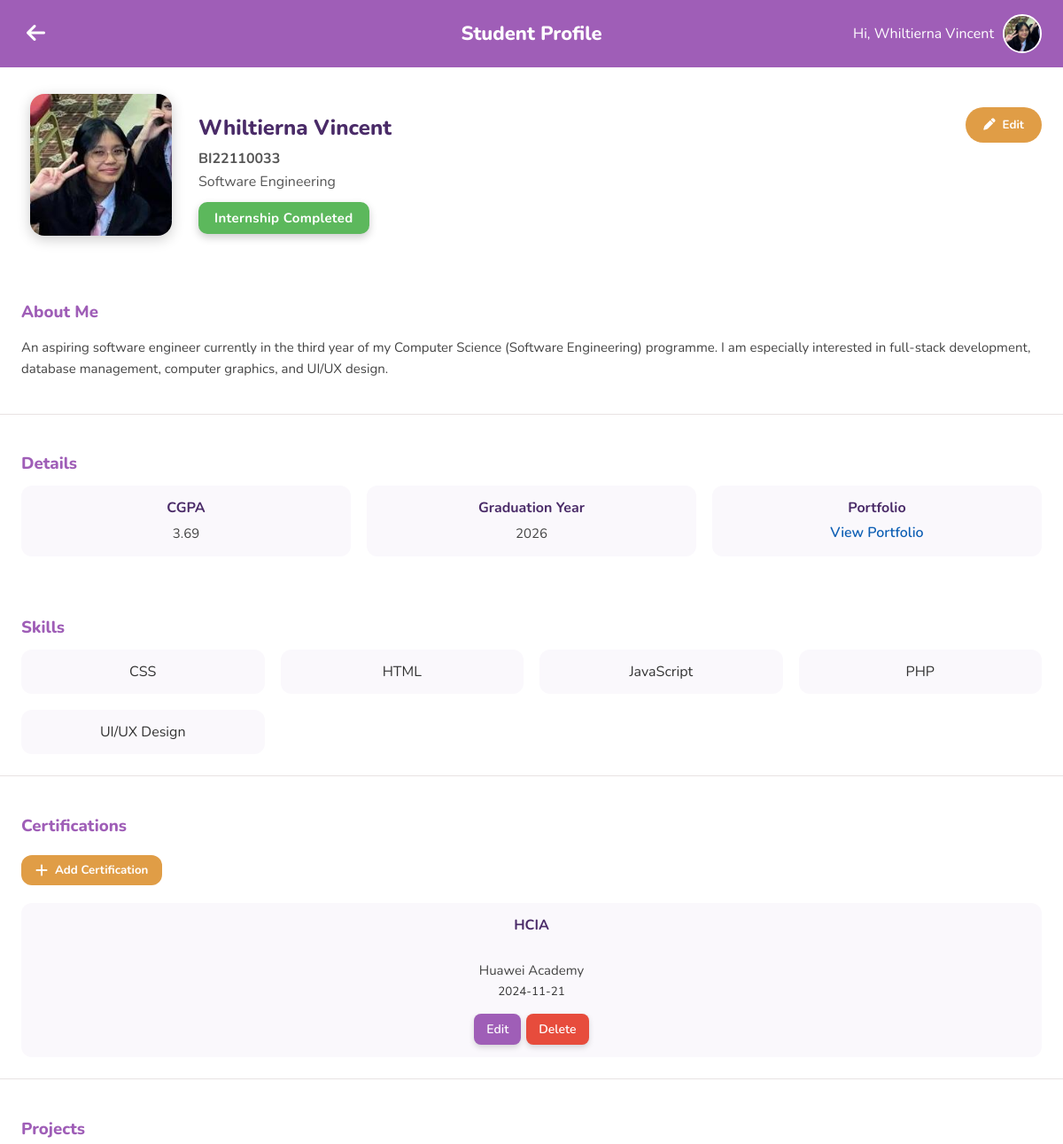
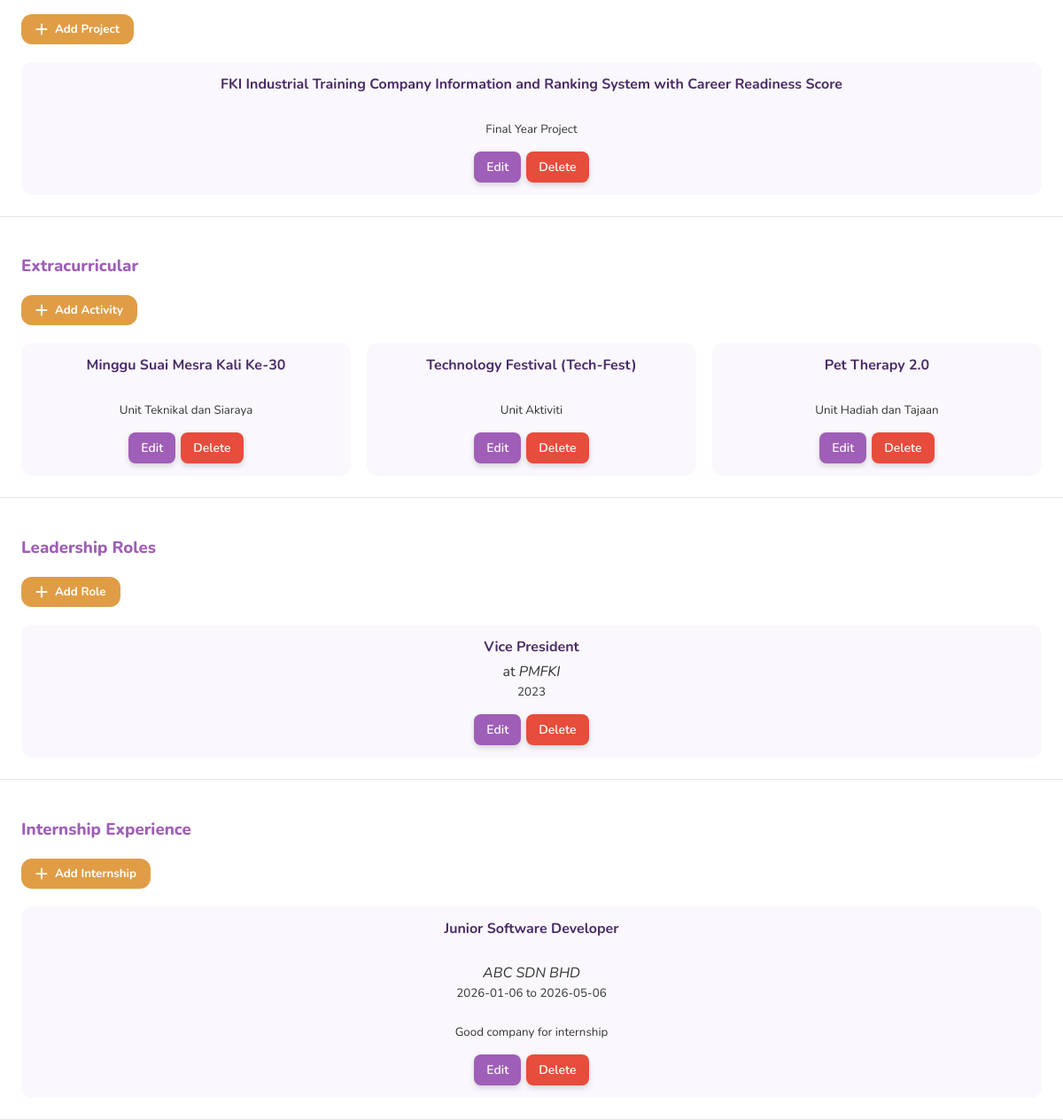
Screenshot of /student_profile.php (signed in) with the database file from the repository (2 pictures, top to bottom).
### tables this page shows
CREATE TABLE `student` (
  `student_id` varchar(20) NOT NULL,
  `program_code` int(11) DEFAULT NULL,
  `contact_number` varchar(20) DEFAULT NULL,
  `ic_passport_no` varchar(30) DEFAULT NULL,
  `cgpa` decimal(3,2) DEFAULT NULL,
  `graduation_year` int(11) DEFAULT NULL,
  `internship_status` enum('LOOKING','ONGOING','COMPLETED') DEFAULT NULL,
  `portfolio_link` varchar(255) DEFAULT NULL,
  `profile_picture` varchar(255) DEFAULT NULL,
  `about` text DEFAULT NULL,
  `supervisor_id` varchar(10) DEFAULT NULL
);

CREATE TABLE `program` (
  `program_code` int(11) NOT NULL,
  `program_name` varchar(255) NOT NULL
);

CREATE TABLE `skill_master` (
  `skill_id` int(11) NOT NULL,
  `skill_name` varchar(50) NOT NULL
);

CREATE TABLE `certification` (
  `cert_id` int(11) NOT NULL,
  `student_id` varchar(20) DEFAULT NULL,
  `cert_name` varchar(100) NOT NULL,
  `issuer` varchar(100) DEFAULT NULL,
  `cert_url` varchar(255) DEFAULT NULL,
  `date_obtained` date DEFAULT NULL
);

CREATE TABLE `project` (
  `project_id` int(10) UNSIGNED NOT NULL,
  `student_id` varchar(20) DEFAULT NULL,
  `project_title` varchar(100) NOT NULL,
  `project_link` varchar(255) DEFAULT NULL,
  `description` text DEFAULT NULL
);

CREATE TABLE `extracurricular` (
  `id` int(11) NOT NULL,
  `student_id` varchar(20) DEFAULT NULL,
  `activity` varchar(100) NOT NULL,
  `description` text DEFAULT NULL
);

CREATE TABLE `leadership_role` (
  `id` int(11) NOT NULL,
  `student_id` varchar(20) DEFAULT NULL,
  `role_title` varchar(100) NOT NULL,
  `organization` varchar(100) NOT NULL,
  `year` int(11) DEFAULT NULL
);

CREATE TABLE `internship_experience` (
  `experience_id` int(11) NOT NULL,
  `student_id` varchar(20) DEFAULT NULL,
  `company_id` int(11) DEFAULT NULL,
  `position` varchar(100) NOT NULL,
  `start_date` date NOT NULL,
  `end_date` date NOT NULL,
  `reflection` text DEFAULT NULL,
  `internship_cert_url` varchar(255) DEFAULT NULL
);

CREATE TABLE `company` (
  `company_id` int(11) NOT NULL,
  `company_name` varchar(100) NOT NULL,
  `nature` enum('GOVERNMENT','PRIVATE','MULTINATIONAL','OTHERS') NOT NULL,
  `address` varchar(255) NOT NULL,
  `email` varchar(100) DEFAULT NULL,
  `phone` varchar(100) DEFAULT NULL,
  `website_link` varchar(100) DEFAULT NULL,
  `logo_url` varchar(100) DEFAULT NULL,
  `description` text NOT NULL,
  `average_rating` decimal(3,2) DEFAULT NULL,
  `focus_area` enum('SOFTWARE DEVELOPMENT','NETWORK & INFRASTRUCTURE','DATA SCIENCE','UI/UX','CYBERSECURITY','BUSINESS IT','ARTIFICIAL INTELLIGENCE','WEB DEVELOPMENT','MOBILE APP DEVELOPMENT','CLOUD COMPUTING','IOT','DIGITAL MARKETING','GAME DEVELOPMENT','OTHERS') NOT NULL,
  `city` varchar(100) NOT NULL,
  `state` varchar(100) NOT NULL,
  `created_by` varchar(20) DEFAULT NULL,
  `status` enum('pending','approved') DEFAULT 'pending'
);

### student_profile.php (the view, shortened to what this page needs)
<?php
require_once 'db.php';
$user_id = $_SESSION['user_id'];
$name = $_SESSION['name'] ?? 'Student';
$allSkills = [];
$skillsQuery = $conn->query("SELECT skill_id, skill_name FROM skill_master ORDER BY skill_name ASC");
while ($row = $skillsQuery->fetch_assoc()) {
    $allSkills[] = $row;
}
$studentSkills = [];
$studentSkillQuery = $conn->prepare("SELECT skill_id FROM skill WHERE student_id = ?");
$studentSkillQuery->bind_param("s", $user_id);
$studentSkillQuery->execute();
$resultSkills = $studentSkillQuery->get_result();
while ($row = $resultSkills->fetch_assoc()) {
    $studentSkills[] = $row['skill_id'];
}
$query = $conn->prepare("
    SELECT s.*, p.program_name
    FROM student s
    LEFT JOIN program p ON s.program_code = p.program_code
    WHERE s.student_id = ?
");
$query->bind_param("s", $user_id);
$query->execute();
$result = $query->get_result();
$student = $result->fetch_assoc();
?>
<!DOCTYPE html>
<html lang="en">
<head>
<link rel="stylesheet" href="https://cdnjs.cloudflare.com/ajax/libs/font-awesome/6.5.0/css/all.min.css">
</head>
<body>
<header>
  <button class="hamburger" onclick="window.location.href='student_dashboard.php'">
    <i class="fas fa-arrow-left"></i>
  </button>
  <h1>Student Profile</h1>
  <div class="welcome">
    Hi, <?php echo htmlspecialchars($name); ?>
    <img src="<?php echo htmlspecialchars($student['profile_picture'] ?? 'img/default_profile.png'); ?>" alt="Profile">
  </div>
</header>
<div class="container">
  <div class="profile-card">
    <div class="top-row">
      <div class="profile-picture-container">
        <img src="<?php echo htmlspecialchars($student['profile_picture'] ?? 'img/default_profile.png'); ?>"
             class="profile-picture-left" alt="Profile Picture">
      </div>
      <div class="profile-info">
        <h2><?php echo htmlspecialchars($name); ?></h2>
        <p><strong><?php echo htmlspecialchars($student['student_id']); ?></strong></p>
        <p><?php echo htmlspecialchars($student['program_name'] ?? 'Program not set'); ?></p>
        <?php
        $status = $student['internship_status'] ?? 'LOOKING';
        $badgeClass = '';
        switch($status) {
            case 'COMPLETED':
                $badgeClass = 'status-completed';
                break;
        }
        ?>
        <div class="status-badge <?php echo $badgeClass; ?>">
            <?php
            if ($status == 'LOOKING') echo 'Looking for Internship';
            elseif ($status == 'ONGOING') echo 'Internship In-Progress';
            else echo 'Internship Completed';
            ?>
        </div>
      </div>
      <button class="btn-edit" onclick="openModal()"><i class="fas fa-pen"></i> Edit</button>
    </div>
    <div class="section about-section">
      <h3>About Me</h3>
      <p><?php echo nl2br(htmlspecialchars($student['about'] ?? 'No bio yet.')); ?></p>
    </div>
    <div class="section details-section">
      <h3>Details</h3>
      <div class="details-grid">
        <div class="details-item">
          <strong>CGPA</strong>
          <span><?php echo htmlspecialchars($student['cgpa'] ?? '-'); ?></span>
        </div>
        <div class="details-item">
          <strong>Graduation Year</strong>
          <span><?php echo htmlspecialchars($student['graduation_year'] ?? '-'); ?></span>
        </div>
        <div class="details-item">
          <strong>Portfolio</strong>
          <?php if (!empty($student['portfolio_link'])): ?>
            <a href="<?php echo htmlspecialchars($student['portfolio_link']); ?>"
                target="_blank" class="portfolio-link">
                View Portfolio
            </a>
          <?php else: ?>
            <span>-</span>
          <?php endif; ?>
        </div>
      </div>
    </div>
  </div>
</div>
<div class="section skills-section">
  <h3>Skills</h3>
  <div class="details-grid">
    <?php if (!empty($studentSkills)): ?>
      <?php
        foreach ($allSkills as $skill) {
            if (in_array($skill['skill_id'], $studentSkills)) {
                echo '<div class="details-item">' . htmlspecialchars($skill['skill_name']) . '</div>';
            }
        }
      ?>
    <?php else: ?>
      <p>No skills added yet.</p>
    <?php endif; ?>
  </div>
</div>
<div class="section">
  <h3>Certifications</h3>
  <button type="button" class="dynamic-add-btn" onclick="openCertModal()">
    <i class="fas fa-plus"></i> Add Certification
  </button>
  <div id="certificationsContainer" class="details-grid">
  <?php
  $certQuery = $conn->prepare("SELECT * FROM certification WHERE student_id=? ORDER BY date_obtained DESC");
  $certQuery->bind_param("s", $user_id);
  $certQuery->execute();
  $resultCerts = $certQuery->get_result();
  while ($cert = $resultCerts->fetch_assoc()) {
      echo '<div class="details-item" data-cert-id="'.$cert['cert_id'].'">';
      echo '<strong>' . htmlspecialchars($cert['cert_name']) . '</strong><br>';
      echo '<span>' . htmlspecialchars($cert['issuer']) . '</span><br>';
      if (!empty($cert['date_obtained'])) {
          echo '<small>' . htmlspecialchars($cert['date_obtained']) . '</small><br>';
      }
      echo '<button type="button" onclick="editCertification(' . $cert['cert_id'] . ')" class="dynamic-btn-edit">Edit</button>';
      echo '<button type="button" onclick="deleteCertification(' . $cert['cert_id'] . ', this)" class="dynamic-btn-delete">Delete</button>';
      echo '</div>';
  }
  ?>
  </div>
</div>
<div class="section">
  <h3>Projects</h3>
  <button type="button" class="dynamic-add-btn" onclick="openProjectModal()">
    <i class="fas fa-plus"></i> Add Project
  </button>
  <div id="projectsContainer" class="details-grid">
    <?php
    $projQuery = $conn->prepare("SELECT * FROM project WHERE student_id=? ORDER BY project_id DESC");
    $projQuery->bind_param("s", $user_id);
    $projQuery->execute();
    $resultProj = $projQuery->get_result();
    while ($proj = $resultProj->fetch_assoc()) {
        echo '<div class="details-item" data-project-id="'.$proj['project_id'].'">';
        echo '<strong>' . htmlspecialchars($proj['project_title']) . '</strong><br>';
        if (!empty($proj['description'])) {
            echo '<small>' . nl2br(htmlspecialchars($proj['description'])) . '</small><br>';
        }
        echo '<button type="button" onclick="editProject(' . $proj['project_id'] . ')" class="dynamic-btn-edit">Edit</button>';
        echo '<button type="button" onclick="deleteProject(' . $proj['project_id'] . ', this)" class="dynamic-btn-delete">Delete</button>';
        echo '</div>';
    }
    ?>
  </div>
</div>
<div class="section">
  <h3>Extracurricular</h3>
  <button type="button" class="dynamic-add-btn" onclick="openExtracModal()">
    <i class="fas fa-plus"></i> Add Activity
  </button>
  <div id="extracContainer" class="details-grid">
    <?php
    $extracQuery = $conn->prepare("SELECT * FROM extracurricular WHERE student_id=? ORDER BY id DESC");
    $extracQuery->bind_param("s", $user_id);
    $extracQuery->execute();
    $resultExtrac = $extracQuery->get_result();
    while($e = $resultExtrac->fetch_assoc()) {
        echo '<div class="details-item" data-extrac-id="'.$e['id'].'">';
        echo '<strong>'.htmlspecialchars($e['activity']).'</strong><br>';
        if (!empty($e['description'])) {
            echo '<small>'.nl2br(htmlspecialchars($e['description'])).'</small><br>';
        }
        echo '<button type="button" onclick="editExtracurricular('.$e['id'].')" class="dynamic-btn-edit">Edit</button>';
        echo '<button type="button" onclick="deleteExtracurricular('.$e['id'].', this)" class="dynamic-btn-delete">Delete</button>';
        echo '</div>';
    }
    ?>
  </div>
</div>
<div class="section">
  <h3>Leadership Roles</h3>
  <button type="button" class="dynamic-add-btn" onclick="openLeadModal()">
    <i class="fas fa-plus"></i> Add Role
  </button>
  <div id="leadContainer" class="details-grid">
    <?php
    $leadQuery = $conn->prepare("SELECT * FROM leadership_role WHERE student_id=? ORDER BY id DESC");
    $leadQuery->bind_param("s", $user_id);
    $leadQuery->execute();
    $resultLead = $leadQuery->get_result();
    while($l = $resultLead->fetch_assoc()) {
        echo '<div class="details-item" data-lead-id="'.$l['id'].'">';
        echo '<strong>'.htmlspecialchars($l['role_title']).'</strong> at <em>'.htmlspecialchars($l['organization']).'</em><br>';
        if (!empty($l['year'])) echo '<small> '.htmlspecialchars($l['year']).'</small><br>';
        echo '<button type="button" onclick="editLeadership('.$l['id'].')" class="dynamic-btn-edit">Edit</button>';
        echo '<button type="button" onclick="deleteLeadership('.$l['id'].', this)" class="dynamic-btn-delete">Delete</button>';
        echo '</div>';
    }
    ?>
  </div>
</div>
<div class="section">
  <h3>Internship Experience</h3>
  <button type="button" class="dynamic-add-btn" onclick="openInternshipModal()">
    <i class="fas fa-plus"></i> Add Internship
  </button>
  <div id="internshipContainer" class="details-grid">
  <?php
  $query = $conn->prepare("
    SELECT i.*, c.company_name
    FROM internship_experience i
    LEFT JOIN company c ON i.company_id = c.company_id
    WHERE i.student_id = ?
    ORDER BY i.experience_id DESC
  ");
  $query->bind_param("s", $user_id);
  $query->execute();
  $result = $query->get_result();
  while ($exp = $result->fetch_assoc()) {
      echo '<div class="details-item" data-experience-id="'.$exp['experience_id'].'" data-company-id="'.$exp['company_id'].'">';
      echo '<strong>'.htmlspecialchars($exp['position']).'</strong><br>';
      echo '<em class="company_name">'.htmlspecialchars($exp['company_name']).'</em><br>';
      echo '<small class="dates">'.$exp['start_date'].' to '.$exp['end_date'].'</small><br><br>';
      if(!empty($exp['reflection'])) echo '<small class="reflection">'.nl2br(htmlspecialchars($exp['reflection'])).'</small><br>';
      echo '<button type="button" onclick="editInternship('.$exp['experience_id'].')" class="dynamic-btn-edit">Edit</button>';
      echo '<button type="button" onclick="deleteInternship('.$exp['experience_id'].', this)" class="dynamic-btn-delete">Delete</button>';
      echo '</div>';
  }
  ?>
  </div>
</div>
</body>
</html>

### student_profile.php (style rules this page uses)
body { margin: 0; font-family: 'Nunito', sans-serif; background: white; color: #333; }
a { text-decoration: none; color: inherit; }
header { background-color: #9F5EB7; color: white; padding: 16px 24px; display: flex; align-items: center; position: relative; z-index: 100; }
header h1 { font-size: 22px; font-weight: 800; position: absolute; left: 50%; transform: translateX(-50%); margin: 0; text-align: center; }
.welcome { display: flex; align-items: center; gap: 10px; margin-left: auto; }
.welcome img { width: 40px; height: 40px; border-radius: 50%; object-fit: cover; border: 2px solid white; }
.hamburger { font-size: 24px; cursor: pointer; background: none; border: none; color: white; }
.container { width: 100%; margin: 0; padding: 0; }
.profile-card { background: white; width: 100%; overflow: hidden; }
.top-row { display: flex; flex-wrap: wrap; align-items: center; gap: 20px; padding: 30px 24px; }
.profile-picture-container { flex: 0 0 180px; display: flex; justify-content: center; }
.profile-picture-left { width: 160px; height: 160px; object-fit: cover; border-radius: 16px; box-shadow: 0 4px 15px rgba(0, 0, 0, 0.2); transition: transform 0.3s; }
.profile-info { flex: 1 1 300px; }
.profile-info h2 { font-weight: 800; margin-bottom: 8px; color: #4a2b68; }
.profile-info p { margin: 4px 0; color: #555; }
.status-badge { display: inline-block; margin-top: 8px; padding: 8px 18px; border-radius: 10px; font-weight: 700; font-size: 15px; letter-spacing: 0.3px; color: white; box-shadow: 0 4px 10px rgba(0,0,0,0.2); transition: transform 0.2s ease, box-shadow 0.2s ease; }
.status-completed { background: #5cb85c; }
.btn-edit { display: flex; align-items: center; margin-left: auto; margin-top: 15px; height: 40px; padding: 0 20px; border-radius: 20px; background: #E09D46; color: white; border: none; font-weight: 700; font-family: 'Nunito', sans-serif; cursor: pointer; transition: 0.3s; align-self: flex-start; }
.btn-edit i { margin-right: 8px; }
.section { padding: 24px 24px; border-bottom: 1.5px solid #e8e3e3ff; }
.section:last-child { border-bottom: none; }
.section h3 { color: #9F5EB7; font-weight: 800; margin-bottom: 12px; }
.about-section p, .details-section p, .details-item span { color: #444; line-height: 1.6; font-size: 15px; }
.details-grid { display: grid; grid-template-columns: repeat(auto-fit, minmax(220px, 1fr)); gap: 18px; margin-top: 10px; }
.details-item { background: #faf8fc; padding: 14px 16px; border-radius: 12px; text-align: center; transition: 0.3s; }
.details-item strong { color: #4a2b68; display: block; margin-bottom: 6px; }
.portfolio-link { color: #0E5FB4; font-weight: 600; text-decoration: none; transition: color 0.3s, transform 0.2s; }
.dynamic-add-btn { display: inline-flex; align-items: center; gap: 8px; background: #E09D46; color: white; border: none; padding: 8px 16px; font-family: 'Nunito', sans-serif; font-weight: 700; border-radius: 12px; cursor: pointer; transition: 0.3s; margin-top: 8px; margin-bottom: 10px; }
.dynamic-add-btn i { font-size: 16px; }
.dynamic-btn-edit { background-color: #9F5EB7; color: white; border: none; padding: 8px 14px; border-radius: 8px; cursor: pointer; font-size: 14px; font-weight: 600; box-shadow: 0 3px 6px rgba(0,0,0,0.15); transition: 0.2s; font-family: 'Nunito', sans-serif; margin-top: 15px; }
.dynamic-btn-delete { background-color: #e74c3c; color: white; border: none; padding: 8px 14px; border-radius: 8px; cursor: pointer; font-size: 14px; font-weight: 600; margin-left: 6px; box-shadow: 0 3px 6px rgba(0,0,0,0.15); transition: 0.2s; font-family: 'Nunito', sans-serif; margin-top: 15px; }

### rows the page displays
student: profile_picture (picture), student_id "BI22110033", program_code.program_name "Software Engineering", about "An aspiring software engineer currently in the third year of my Computer Science (Software Engineering) programme. I am especially interested in full-stack development, database management, computer graphics, and UI/UX design.", cgpa "3.69", graduation_year "2026"
skill_master: skill_name "CSS"
skill_master: skill_name "HTML"
skill_master: skill_name "JavaScript"
skill_master: skill_name "PHP"
skill_master: skill_name "UI/UX Design"
certification: cert_name "HCIA", issuer "Huawei Academy", date_obtained "2024-11-21"
project: project_title "FKI Industrial Training Company Information and Ranking System with Career Readiness Score", description "Final Year Project"
extracurricular: activity "Minggu Suai Mesra Kali Ke-30", description "Unit Teknikal dan Siaraya"
extracurricular: activity "Technology Festival (Tech-Fest)", description "Unit Aktiviti"
extracurricular: activity "Pet Therapy 2.0", description "Unit Hadiah dan Tajaan"
leadership_role: role_title "Vice President", organization "PMFKI", year "2023"
internship_experience: position "Junior Software Developer", company.company_name "ABC SDN BHD", start_date "2026-01-06", end_date "2026-05-06", reflection "Good company for internship"

### other values shown
$name "Whiltierna Vincent"
